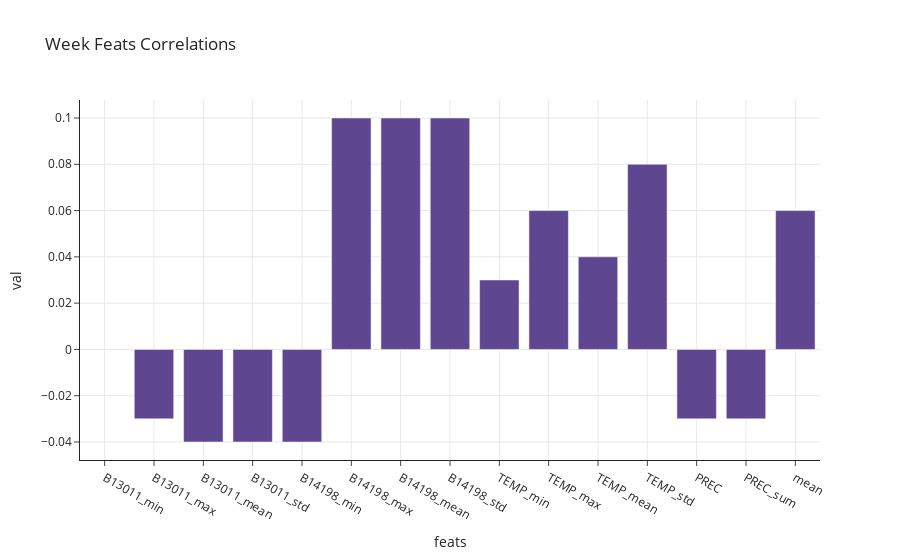

Notebook source saved alongside this figure:
### Markdown cell above
The first attempt simply computes correlation between meteo & pollen data columns.

### Code cell
# Get corr
df_corr = _week_windows_corr(all_meteo_week_feats_pol_dat_df, shift=1, week_feats=WEEK_FEATS)

# Plot corr
_plot_week_corr(df_corr)

### Figure 1 — Plotly figure (JSON) as saved in the notebook; plotly's stock layout.template omitted (floating-point values rounded to 4 significant figures)
{"data": [{"alignmentgroup": "True", "hovertemplate": "x=%{x}<br>y=%{y}<extra></extra>", "legendgroup": "", "marker": {"color": "rgb(95, 70, 144)", "pattern": {"shape": ""}}, "name": "", "offsetgroup": "", "orientation": "v", "showlegend": false, "textposition": "auto", "type": "bar", "x": ["B13011_min", "B13011_max", "B13011_mean", "B13011_std", "B14198_min", "B14198_max", "B14198_mean", "B14198_std", "TEMP_min", "TEMP_max", "TEMP_mean", "TEMP_std", "PREC", "PREC_sum", "mean"], "xaxis": "x", "y": [null, -0.03, -0.04, -0.04, -0.04, 0.1, 0.1, 0.1, 0.03, 0.06, 0.04, 0.08, -0.03, -0.03, 0.06], "yaxis": "y"}], "layout": {"barmode": "relative", "legend": {"tracegroupgap": 0}, "title": {"text": "Week Feats Correlations"}, "xaxis": {"anchor": "y", "domain": [0, 1], "showgrid": true, "title": {"text": "feats"}}, "yaxis": {"anchor": "x", "domain": [0, 1], "showgrid": true, "title": {"text": "val"}}}}
